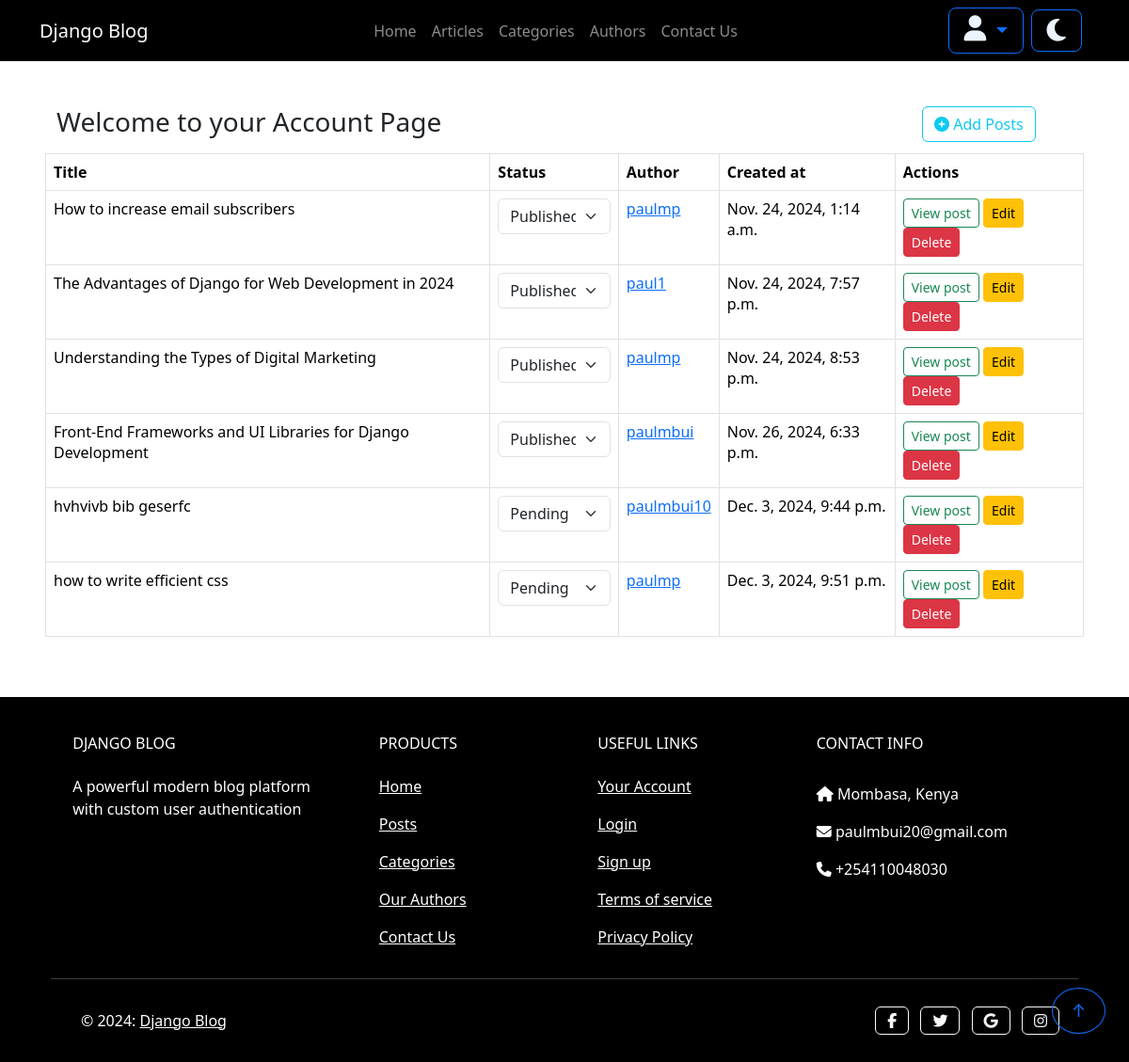
Before: /accounts/ (signed in) with the older database file.
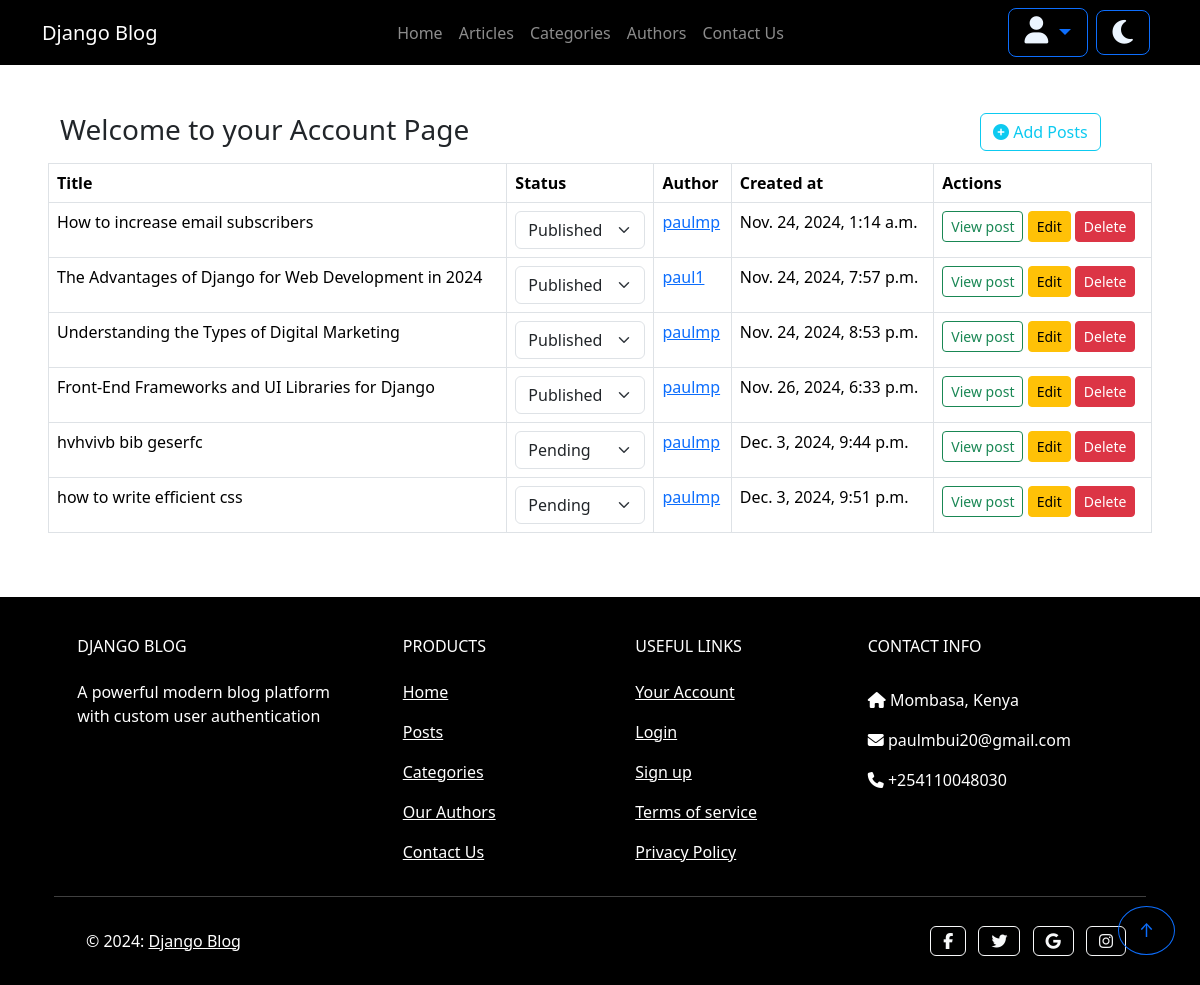
After: the same page with the newer database file.
### blog/models.py (models this page shows, shortened)
class BlogPost(models.Model):
    STATUS_CHOICES = (
        ('pending', 'Pending'),
        ('published', 'Published'),
    )
    title = models.CharField(max_length=200)
    featured_image = models.ImageField(upload_to='featured_images/')
    content =  FroalaField()
    slug = models.SlugField(unique=True)
    categories = models.ForeignKey(Category, on_delete=models.CASCADE, null=True, blank=True)
    created_at = models.DateTimeField(auto_now_add=True)
    updated_at = models.DateTimeField(auto_now=True)
    status = models.CharField(max_length=10, choices=STATUS_CHOICES, default='pending')
    author = models.ForeignKey(settings.AUTH_USER_MODEL, on_delete=models.CASCADE, related_name='blog_posts')

### accounts/models.py (models this page shows, shortened)
class CustomUser(AbstractUser):
    email = models.EmailField(unique=True)
    bio = models.TextField(max_length=255, null=True, blank=True)
    gender = models.CharField(max_length=10, null=True, blank=True, choices=(('M', 'Male'), ('F', 'Female')))
    image = models.ImageField(upload_to="profile_pictures/", null=True, blank=True, default="profile_pictures/default.jpg")
    website = models.URLField(max_length=65, blank=True, null=True)
    phone = models.CharField(max_length=15, blank=True, null=True)
    slug = models.SlugField(max_length=65, unique=True, null=True, blank=True)
    def __str__(self):
        return self.username

### accounts/views.py (the view)
# urls.py: path('',account, name='account'),
@login_required
def account(request):
    if request.user.is_superuser:
        posts = BlogPost.objects.all()
    else:
        posts = BlogPost.objects.filter(author=request.user)
    return render(request, 'registration/account.html', {'posts': posts})

### froala_editor/fields.py (called while the page is built)
    def get_internal_type(self):
        return "TextField"

### accounts/templates/registration/account.html (shortened to what this page needs)
{% extends 'base.html' %}
{% load static %}
{% block content %}
<main class=" p-5">
<div class="container">
    <div class="row">
        <div class="col-md-10">
            <h1 class="h3 mb-3 fw-normal">Welcome to your Account Page</h1>
        </div>
        <div class="col-md-2">
            <a href="{% url 'add_post' %}" class="btn btn-outline-info"><i class="fa fa-plus-circle"></i> Add Posts</a>
        </div>
    </div>
</div>
<div class="table-responsive">
    <table class="table table-bordered" id="postsTable">
        <thead>
            <tr>
                <th>Title</th>
                <th>Status</th>
                <th>Author</th>
                <th>Created at</th>
                <th>Actions</th>
            </tr>
        </thead>
        <tbody>
            {% for post in posts %}
            <tr>
                <td>{{ post.title }}</td>
                <td>
                    {% if request.user.is_superuser or request.user.is_staff %}
                        <select class="form-select status-select {{ post.status }}" data-post-id="{{ post.id }}">
                            {% for key, value in post.STATUS_CHOICES %}
                                <option value="{{ key }}" {% if post.status == key %}selected{% endif %}>
                                    {{ value }}
                                </option>
                            {% endfor %}
                        </select>
                    {% else %}
                        <span class="{% if post.status == 'published' %}text-success{% elif post.status == 'pending' %}text-danger{% endif %}">
                            {{ post.get_status_display }}
                        </span>
                    {% endif %}
                </td>
                <td>
                    <a href="{% url 'author' post.author.username %}">{{ post.author }}</a>
                </td>
                <td>{{ post.created_at }}</td>
                <td>
                    <a class="btn btn-outline-success btn-sm" href="/posts/{{post.slug}}/">View post</a>
                    <a href="{% url 'edit_post' post.id %}" class="btn btn-warning btn-sm">Edit</a>
                    <button class="btn btn-danger btn-sm" data-bs-toggle="modal" data-bs-target="#deleteModal-{{ post.id }}">Delete</button>
                </td>
            </tr>
            {% endfor %}
        </tbody>
    </table>
</div>
</main>
{% endblock %}

Changed rows visible on the page:
changed BlogPost: title "Front-End Frameworks and UI Libraries for Django Development" → "Front-End Frameworks and UI Libraries for Django"; author "paulmbui" → "paulmp"
changed BlogPost "hvhvivb bib geserfc": author "paulmbui10" → "paulmp"
